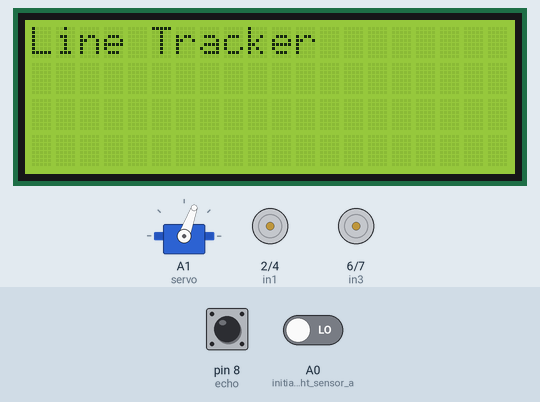
Simulated run of this sketch. Board: Arduino Uno, built with avr-gcc and run on an emulated ATmega328P. Parts: 20×4 character LCD, servo, motor-driver pin pairs drawn as motors (green arrow = first pin HIGH = forward, orange = second pin HIGH = backward, longer = more drive, scaled by the enable pin). Wiring (inferred from the names in the program): servo: signal A1. The test bench sets the inputs (shaded band); at power-on: pin 8 (echo) LOW, A0 (initialize_Right_sensor_a) LOW. Servo pulses on a pin are drawn as a servo (544–2400 µs = 0–180°); what the sketch prints to the serial monitor is not drawn.

Above: at 4.7 s.
At 15.0 s:
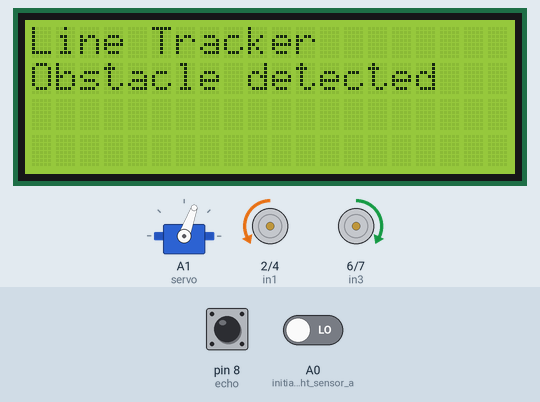
15.1 s: pin 8 (echo) pulsed HIGH 2 times (0.12 s each, 0.3 s apart)
At 16.2 s:
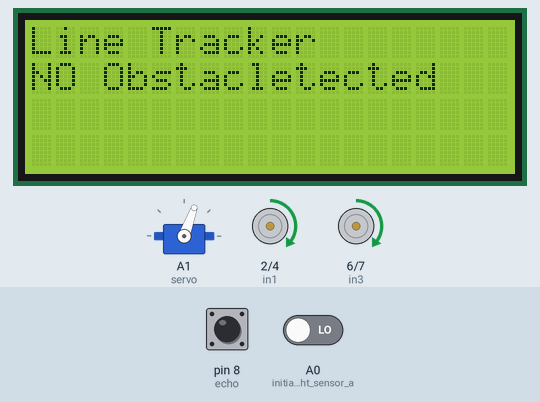
At 21.3 s:
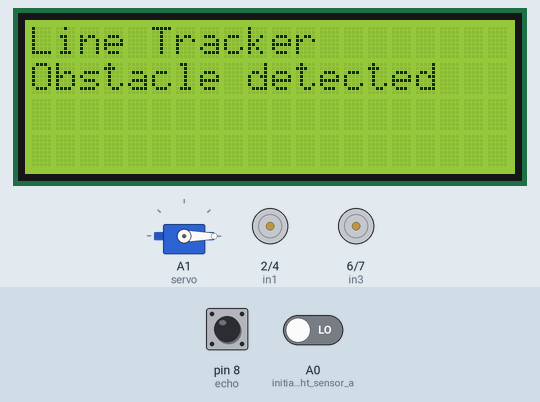
Timing chart, 0 to 27.3 s (numbered marks = the images above; inputs shaded):
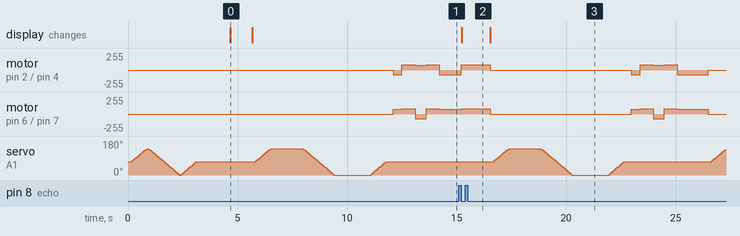

Measured:
- after the input at 15.1 s, the display: changes after 0.13 s (image 2)
- what the display in image 0 shows lasts 1.0 s, from 4.7 s to 5.7 s

The sketch:

LINE_FOLLOWER_OBSTACLE_AVOIDANCE.ino
```cpp
#include <Wire.h>
#include <LiquidCrystal_I2C.h>

LiquidCrystal_I2C lcd(0x27,20,4);
#define in1 2
#define in2 4
#define in3 6
#define in4 7
#define enA 3
#define enB 5

#define L_S 10//ir sensor Left
#define R_S 11 //ir sensor Right

#define echo 8   //Echo pin
#define trigger 9 //Trigger pin
#define servo A1

int Set=15;
int distance_L, distance_F, distance_R;

 int M1_Speed = 80; // speed of motor 1
 int M2_Speed = 80; // speed of motor 2
 int LeftRotationSpeed = 70;  // Left Rotation Speed
 int RightRotationSpeed = 70; // Right Rotation Speed


 void setup() {
Serial.begin(9600);
   lcd.init();                      // initialize the lcd
  lcd.init();
  // Print a message to the LCD.
  lcd.backlight();
  pinMode(in1,OUTPUT);
  pinMode(in2,OUTPUT);
  pinMode(in3,OUTPUT);
  pinMode(in4,OUTPUT);
  pinMode(enA,OUTPUT);
  pinMode(enB,OUTPUT);
  pinMode(A1, INPUT); // initialize Left sensor as an input
  pinMode(A0, INPUT); // initialize Right sensor as an input
  pinMode(echo, INPUT );// declare ultrasonic sensor Echo pin as input
  pinMode(trigger, OUTPUT); // declare ultrasonic sensor
  pinMode(servo, OUTPUT);

 for (int angle = 70; angle <= 140; angle += 5)  {
   servoPulse(servo, angle);  }
 for (int angle = 140; angle >= 0; angle -= 5)  {
   servoPulse(servo, angle);  }

 for (int angle = 0; angle <= 70; angle += 5)  {
   servoPulse(servo, angle);  }

distance_F = Ultrasonic_read();

delay(500);
 // Display initial message on LCD
  lcd.setCursor(0, 0);
  lcd.print("Line Tracker");
}

void loop() {
  distance_F = Ultrasonic_read();
  Serial.print("D F=");
  Serial.println(distance_F);
  int LEFT_SENSOR = digitalRead(A0);
  int RIGHT_SENSOR = digitalRead(A1);

if(RIGHT_SENSOR==0 && LEFT_SENSOR==0)
{
    if(distance_F > Set)
    {
      forward();
      lcd.setCursor(0, 1);
    lcd.print("NO Obstacle");
      }
    else
    {  lcd.setCursor(0, 1);
    lcd.print("Obstacle detected");
        Check_side();


    }

}

  else if(RIGHT_SENSOR==0 && LEFT_SENSOR==1) {
    right(); //Move Right
 }

  else if(RIGHT_SENSOR==1 && LEFT_SENSOR==0) {
    left(); //Move Left
}

  else if(RIGHT_SENSOR==1 && LEFT_SENSOR==1) {
    Stop();  //STOP
 }
}


void servoPulse (int pin, int angle){
int pwm = (angle*11) + 500;      // Convert angle to microseconds
 digitalWrite(pin, HIGH);
 delayMicroseconds(pwm);
 digitalWrite(pin, LOW);
 delay(50); // Refresh cycle of servo
}


//**********************Ultrasonic_read****************************
long Ultrasonic_read(){
  digitalWrite(trigger, LOW);
  delayMicroseconds(2);
  digitalWrite(trigger, HIGH);
  delayMicroseconds(10);
  long time = pulseIn (echo, HIGH);
  return time / 29 / 2;
}

void compareDistance(){
    if(distance_L > distance_R){
    left();

  delay(400);
  forward();
  delay(700);
  right();
  delay(500);
  forward();
  delay(700);
 left();
 delay(400);
  }
  else{
right();
  delay(400);
  Stop();
  forward();
  delay(600);
  Stop();
  left();
  delay(500);
  Stop();
  forward();
  delay(600);
  right();
  delay(400);
  }
}

void Check_side(){
    Stop();
    delay(100);
 for (int angle = 70; angle <= 140; angle += 5)  {
   servoPulse(servo, angle);  }
    delay(300);
    distance_R = Ultrasonic_read();
    Serial.print("D R=");Serial.println(distance_R);
    delay(100);
  for (int angle = 140; angle >= 0; angle -= 5)  {
   servoPulse(servo, angle);  }
    delay(500);
    distance_L = Ultrasonic_read();
    Serial.print("D L=");Serial.println(distance_L);
    delay(100);
 for (int angle = 0; angle <= 70; angle += 5)  {
   servoPulse(servo, angle);  }
    delay(300);
    compareDistance();
}
void forward()
{
            digitalWrite(in1, HIGH);
            digitalWrite(in2, LOW);
            digitalWrite(in3, HIGH);
            digitalWrite(in4, LOW);

                analogWrite(enA, M1_Speed);
                analogWrite(enB, M2_Speed);
}

void backward()
{
            digitalWrite(in1, LOW);
            digitalWrite(in2, HIGH);
            digitalWrite(in3, LOW);
            digitalWrite(in4, HIGH);

                analogWrite(enA, M1_Speed);
                analogWrite(enB, M2_Speed);
}

void right()
{
            digitalWrite(in1, LOW);
            digitalWrite(in2, HIGH);
            digitalWrite(in3, HIGH);
            digitalWrite(in4, LOW);

                analogWrite(enA, LeftRotationSpeed);
                analogWrite(enB, RightRotationSpeed);
}

void left()
{
            digitalWrite(in1, HIGH);
            digitalWrite(in2, LOW);
            digitalWrite(in3, LOW);
            digitalWrite(in4, HIGH);

                analogWrite(enA, LeftRotationSpeed);
                analogWrite(enB, RightRotationSpeed);
}

void Stop()
{
            digitalWrite(in1, LOW);
            digitalWrite(in2, LOW);
            digitalWrite(in3, LOW);
            digitalWrite(in4, LOW);
}
```
